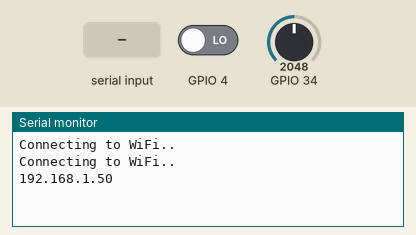
Bench run of a sketch on a simulated ESP32. Parts: the last lines printed to the serial monitor. The test bench sets the inputs (shaded band); at power-on: GPIO 34 = 2048, GPIO 4 LOW. WiFi joins after 1.5 s; servers stay silent unless stated.

Above: at 3.2 s.
3.3 s: GPIO 34 set to 2866
At 5.0 s:
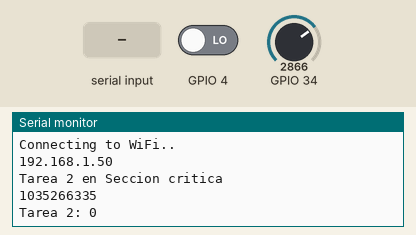
5.5 s: GPIO 4 driven HIGH
7.0 s: "1\n" received over Serial
At 8.1 s:
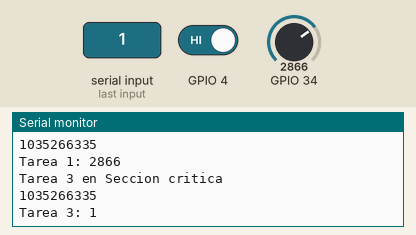
8.5 s: GPIO 34 set to 3603
At 9.1 s:
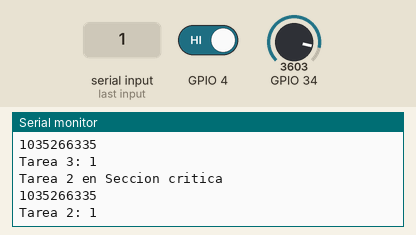
10.0 s: "0\n" received over Serial
At 10.5 s:
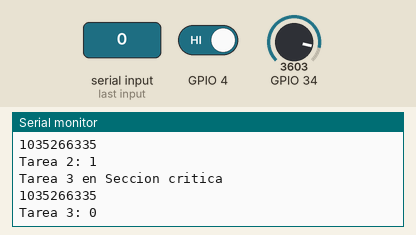
Timing chart, 0 to 12.5 s (numbered marks = the images above; inputs shaded):
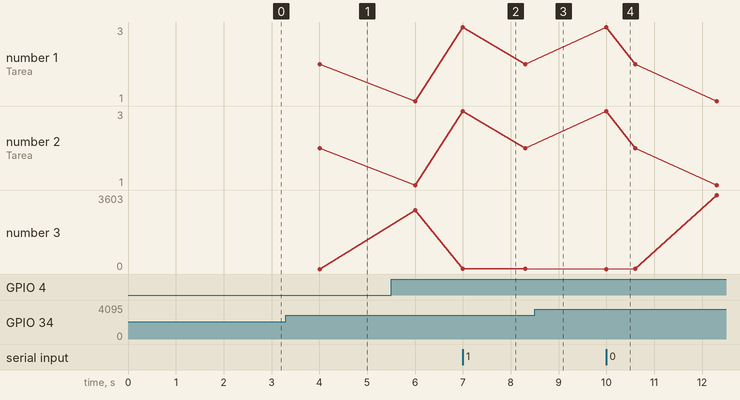

Measured:
- after the input at 7.0 s, the serial monitor: prints a new line at once (image 2)
- after the input at 10.0 s, the serial monitor: prints a new line at once (image 4)
- plotted number 3: 1 → 3603 after the input at 10.0 s

The sketch:

EJERCICIO3.ino
```cpp
#if CONFIG_FREERTOS_UNICORE
static const BaseType_t app_cpu = 0;
#else
static const BaseType_t app_cpu = 1;
#endif

#ifdef ESP32
  #include <WiFi.h>
#else
  #include <ESP8266WiFi.h>
#endif
#include <WiFiClientSecure.h>
#include <UniversalTelegramBot.h>
#include <ArduinoJson.h>


const char* ssid = "Jamal";
const char* password = "HolaLangi";


#define BOTtoken "6514138245:AAHObPHJiYK72gIIP7QVvm8Ioa0g_JHh914"


#define CHAT_ID "1035266335"

#ifdef ESP8266
  X509List cert(TELEGRAM_CERTIFICATE_ROOT);
#endif

WiFiClientSecure client;
UniversalTelegramBot bot(BOTtoken, client);


int botRequestDelay = 100;
unsigned long lastTimeBotRan;

int S1 = 0;
int S2 = 0;
String cadena;
String mensaje;

static TaskHandle_t Tarea01 = NULL;
static TaskHandle_t Tarea02 = NULL;
static TaskHandle_t Tarea03 = NULL;

bool global = false;


void escribir(bool estado)
{
  global = estado;
}

bool leer()
{
  if(global == false)
  {
    return false;
  }
  else
  {
    return true;
  }
}

void critica(int tarea, String texto)
{
  if (millis() > lastTimeBotRan + botRequestDelay)  {
    if(tarea == 1)
    {
      Serial.println("Tarea 1 en Seccion critica");
      mensaje = "Tarea 1: ";
    }
    if(tarea == 2)
    {
      Serial.println("Tarea 2 en Seccion critica");
      mensaje = "Tarea 2: ";
    }
    if(tarea == 3)
    {
      Serial.println("Tarea 3 en Seccion critica");
      mensaje = "Tarea 3: ";
    }
    String chat_id = "1035266335";
    Serial.println(chat_id);
    mensaje.concat(texto);
    Serial.println(mensaje);

    if (tarea == 1){
      bot.sendMessage(chat_id, mensaje, "");
    }
    else{
      if (tarea == 2){
        bot.sendMessage(chat_id, mensaje, "");
      }
      else{
        if(tarea == 3)
        {
          bot.sendMessage(chat_id, mensaje, "");
        }
      }
    }
    lastTimeBotRan = millis();
  }

}

void TareaT01(void*parameter){
  while(1){
    S1 = analogRead(34);
    vTaskDelay(2000 / portTICK_PERIOD_MS);
    if(leer() == false)
    {
      escribir(true);
      critica(1, String(S1));
      escribir(false);

    }
  }
}

void TareaT02(void*parameter){
  while(1){
    S2 = digitalRead(4);
    vTaskDelay(2000 / portTICK_PERIOD_MS);
    if(leer() == false)
    {
      escribir(true);
      critica(2, String(S2));
      escribir(false);
    }
  }
}

void TareaT03(void*parameter){
  while(1){
    if(Serial.available() > 0)
    {
      cadena = Serial.readStringUntil('\n');
      if(leer() == false)
      {
        escribir(true);
        critica(3, cadena);
        escribir(false);;
      }
    }
  }
}


void setup() {

  Serial.begin(115200);
  #ifdef ESP8266
    configTime(0, 0, "pool.ntp.org");
    client.setTrustAnchors(&cert);
  #endif

  // Connect to Wi-Fi
  WiFi.mode(WIFI_STA);
  WiFi.begin(ssid, password);
  #ifdef ESP32
    client.setCACert(TELEGRAM_CERTIFICATE_ROOT);
  #endif
  while (WiFi.status() != WL_CONNECTED) {
    delay(1000);
    Serial.println("Connecting to WiFi..");
  }

  Serial.println(WiFi.localIP());

    xTaskCreatePinnedToCore (
              TareaT01,    // Funcion que se manda a llamar
              "Tarea01",    // El nombre de la tarea
              8192,           // Stack size
              NULL,           //
              1,              // Prioridades
              &Tarea01,           //
              app_cpu);       //Core
  // put your setup code here, to run once:

    xTaskCreatePinnedToCore (
              TareaT02,    // Funcion que se manda a llamar
              "Tarea02",    // El nombre de la tarea
              8192,           // Stack size
              NULL,           //
              1,              // Prioridades
              &Tarea02,           //
              app_cpu);       //Core
  // put your setup code here, to run once:

    xTaskCreatePinnedToCore (
              TareaT03,    // Funcion que se manda a llamar
              "Tarea03",    // El nombre de la tarea
              8192,           // Stack size
              NULL,           //
              1,              // Prioridades
              &Tarea03,           //
              app_cpu);       //Core
  // put your setup code here, to run once:
}

void loop() {

}
```
